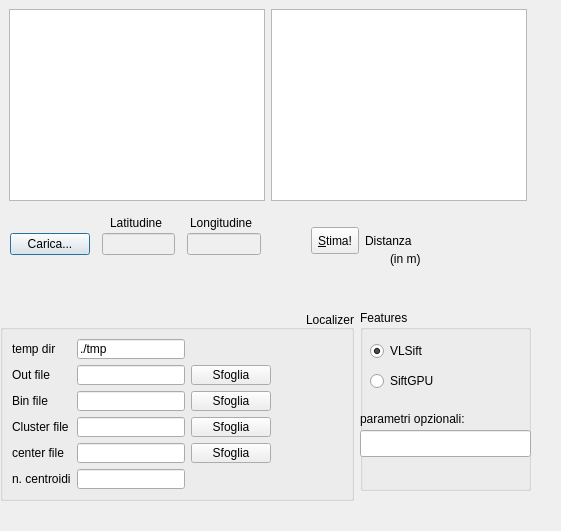
<?xml version="1.0" encoding="UTF-8"?>
<ui version="4.0">
 <class>Dialogo</class>
 <widget class="QDialog" name="Dialogo">
  <property name="geometry">
   <rect>
    <x>0</x>
    <y>0</y>
    <width>561</width>
    <height>531</height>
   </rect>
  </property>
  <property name="windowTitle">
   <string>Sattler For Dummies</string>
  </property>
  <widget class="QWidget" name="horizontalLayoutWidget_2">
   <property name="geometry">
    <rect>
     <x>311</x>
     <y>227</y>
     <width>122</width>
     <height>27</height>
    </rect>
   </property>
   <property name="sizePolicy">
    <sizepolicy hsizetype="Preferred" vsizetype="Preferred">
     <horstretch>0</horstretch>
     <verstretch>0</verstretch>
    </sizepolicy>
   </property>
   <layout class="QHBoxLayout" name="layout_stima">
    <property name="sizeConstraint">
     <enum>QLayout::SetMinimumSize</enum>
    </property>
    <item>
     <widget class="QToolButton" name="stima">
      <property name="sizePolicy">
       <sizepolicy hsizetype="Fixed" vsizetype="Preferred">
        <horstretch>0</horstretch>
        <verstretch>0</verstretch>
       </sizepolicy>
      </property>
      <property name="statusTip">
       <string/>
      </property>
      <property name="accessibleDescription">
       <string/>
      </property>
      <property name="text">
       <string>&amp;Stima!</string>
      </property>
     </widget>
    </item>
    <item>
     <widget class="QLabel" name="distanza_etichetta">
      <property name="sizePolicy">
       <sizepolicy hsizetype="Preferred" vsizetype="Preferred">
        <horstretch>0</horstretch>
        <verstretch>0</verstretch>
       </sizepolicy>
      </property>
      <property name="text">
       <string>Distanza</string>
      </property>
     </widget>
    </item>
   </layout>
  </widget>
  <widget class="QWidget" name="horizontalLayoutWidget_3">
   <property name="geometry">
    <rect>
     <x>10</x>
     <y>230</y>
     <width>251</width>
     <height>29</height>
    </rect>
   </property>
   <layout class="QHBoxLayout" name="horizontalLayout_2">
    <item>
     <widget class="QPushButton" name="carica">
      <property name="text">
       <string>Carica...</string>
      </property>
     </widget>
    </item>
    <item>
     <spacer name="horizontalSpacer">
      <property name="orientation">
       <enum>Qt::Horizontal</enum>
      </property>
      <property name="sizeHint" stdset="0">
       <size>
        <width>40</width>
        <height>20</height>
       </size>
      </property>
     </spacer>
    </item>
    <item>
     <widget class="QLineEdit" name="lat_input">
      <property name="enabled">
       <bool>false</bool>
      </property>
     </widget>
    </item>
    <item>
     <spacer name="horizontalSpacer_2">
      <property name="orientation">
       <enum>Qt::Horizontal</enum>
      </property>
      <property name="sizeHint" stdset="0">
       <size>
        <width>40</width>
        <height>20</height>
       </size>
      </property>
     </spacer>
    </item>
    <item>
     <widget class="QLineEdit" name="lon_input">
      <property name="enabled">
       <bool>false</bool>
      </property>
     </widget>
    </item>
   </layout>
  </widget>
  <widget class="QGraphicsView" name="immagine">
   <property name="geometry">
    <rect>
     <x>9</x>
     <y>9</y>
     <width>256</width>
     <height>192</height>
    </rect>
   </property>
  </widget>
  <widget class="QGroupBox" name="file_groupbox">
   <property name="enabled">
    <bool>true</bool>
   </property>
   <property name="geometry">
    <rect>
     <x>0</x>
     <y>310</y>
     <width>354</width>
     <height>191</height>
    </rect>
   </property>
   <property name="sizePolicy">
    <sizepolicy hsizetype="Expanding" vsizetype="Expanding">
     <horstretch>0</horstretch>
     <verstretch>0</verstretch>
    </sizepolicy>
   </property>
   <property name="contextMenuPolicy">
    <enum>Qt::DefaultContextMenu</enum>
   </property>
   <property name="acceptDrops">
    <bool>false</bool>
   </property>
   <property name="layoutDirection">
    <enum>Qt::LeftToRight</enum>
   </property>
   <property name="autoFillBackground">
    <bool>false</bool>
   </property>
   <property name="inputMethodHints">
    <set>Qt::ImhNone</set>
   </property>
   <property name="title">
    <string>  Localizer</string>
   </property>
   <property name="alignment">
    <set>Qt::AlignBottom|Qt::AlignRight|Qt::AlignTrailing</set>
   </property>
   <property name="flat">
    <bool>false</bool>
   </property>
   <property name="checkable">
    <bool>false</bool>
   </property>
   <layout class="QFormLayout" name="formLayout">
    <item row="0" column="0">
     <layout class="QGridLayout" name="layout_file">
      <property name="sizeConstraint">
       <enum>QLayout::SetNoConstraint</enum>
      </property>
      <item row="3" column="1">
       <widget class="QLineEdit" name="bin_input"/>
      </item>
      <item row="5" column="1">
       <widget class="QLineEdit" name="center_input"/>
      </item>
      <item row="5" column="2">
       <widget class="QPushButton" name="center_tasto">
        <property name="text">
         <string>Sfoglia</string>
        </property>
       </widget>
      </item>
      <item row="2" column="2">
       <widget class="QPushButton" name="out_tasto">
        <property name="text">
         <string>Sfoglia</string>
        </property>
       </widget>
      </item>
      <item row="5" column="0">
       <widget class="QLabel" name="label_4">
        <property name="text">
         <string>center file</string>
        </property>
       </widget>
      </item>
      <item row="4" column="1">
       <widget class="QLineEdit" name="cluster_input"/>
      </item>
      <item row="4" column="0">
       <widget class="QLabel" name="label_3">
        <property name="text">
         <string>Cluster file</string>
        </property>
       </widget>
      </item>
      <item row="3" column="2">
       <widget class="QPushButton" name="bin_tasto">
        <property name="text">
         <string>Sfoglia</string>
        </property>
       </widget>
      </item>
      <item row="4" column="2">
       <widget class="QPushButton" name="cluster_tasto">
        <property name="text">
         <string>Sfoglia</string>
        </property>
       </widget>
      </item>
      <item row="2" column="1">
       <widget class="QLineEdit" name="out_input"/>
      </item>
      <item row="3" column="0">
       <widget class="QLabel" name="label_2">
        <property name="text">
         <string>Bin file</string>
        </property>
       </widget>
      </item>
      <item row="6" column="1">
       <widget class="QLineEdit" name="n_centroidi_input"/>
      </item>
      <item row="2" column="0">
       <widget class="QLabel" name="label">
        <property name="text">
         <string>Out file</string>
        </property>
       </widget>
      </item>
      <item row="6" column="0">
       <widget class="QLabel" name="label_9">
        <property name="text">
         <string>n. centroidi</string>
        </property>
       </widget>
      </item>
      <item row="1" column="1">
       <widget class="QLineEdit" name="tmp_input">
        <property name="text">
         <string>./tmp</string>
        </property>
       </widget>
      </item>
      <item row="1" column="0">
       <widget class="QLabel" name="label_5">
        <property name="text">
         <string>temp dir</string>
        </property>
       </widget>
      </item>
     </layout>
    </item>
    <item row="0" column="1">
     <layout class="QHBoxLayout" name="horizontalLayout_4"/>
    </item>
   </layout>
  </widget>
  <widget class="QGraphicsView" name="mappa">
   <property name="geometry">
    <rect>
     <x>271</x>
     <y>9</y>
     <width>256</width>
     <height>192</height>
    </rect>
   </property>
  </widget>
  <widget class="QLabel" name="distanza_label">
   <property name="geometry">
    <rect>
     <x>440</x>
     <y>230</y>
     <width>67</width>
     <height>17</height>
    </rect>
   </property>
   <property name="text">
    <string/>
   </property>
  </widget>
  <widget class="QLabel" name="label_10">
   <property name="geometry">
    <rect>
     <x>390</x>
     <y>250</y>
     <width>67</width>
     <height>17</height>
    </rect>
   </property>
   <property name="text">
    <string>(in m)</string>
   </property>
  </widget>
  <widget class="QGroupBox" name="features_groupbox">
   <property name="geometry">
    <rect>
     <x>360</x>
     <y>310</y>
     <width>171</width>
     <height>181</height>
    </rect>
   </property>
   <property name="title">
    <string>Features</string>
   </property>
   <widget class="QRadioButton" name="tipo_sift_vlsift">
    <property name="geometry">
     <rect>
      <x>10</x>
      <y>30</y>
      <width>117</width>
      <height>22</height>
     </rect>
    </property>
    <property name="text">
     <string>VLSift</string>
    </property>
    <property name="checked">
     <bool>true</bool>
    </property>
    <attribute name="buttonGroup">
     <string notr="true">tipo_sift</string>
    </attribute>
   </widget>
   <widget class="QRadioButton" name="tipo_sift_siftgpu">
    <property name="geometry">
     <rect>
      <x>10</x>
      <y>60</y>
      <width>117</width>
      <height>22</height>
     </rect>
    </property>
    <property name="text">
     <string>SiftGPU</string>
    </property>
    <attribute name="buttonGroup">
     <string notr="true">tipo_sift</string>
    </attribute>
   </widget>
   <widget class="QLabel" name="label_6">
    <property name="geometry">
     <rect>
      <x>0</x>
      <y>100</y>
      <width>141</width>
      <height>17</height>
     </rect>
    </property>
    <property name="text">
     <string>parametri opzionali:</string>
    </property>
   </widget>
   <widget class="QLineEdit" name="parametri_input">
    <property name="geometry">
     <rect>
      <x>0</x>
      <y>120</y>
      <width>171</width>
      <height>27</height>
     </rect>
    </property>
   </widget>
   <zorder>label_6</zorder>
   <zorder>parametri_input</zorder>
   <zorder>tipo_sift_vlsift</zorder>
   <zorder>tipo_sift_siftgpu</zorder>
   <zorder>tipo_sift_vlsift</zorder>
   <zorder>tipo_sift_siftgpu</zorder>
   <zorder>label_6</zorder>
   <zorder>parametri_input</zorder>
  </widget>
  <widget class="QLabel" name="label_7">
   <property name="geometry">
    <rect>
     <x>110</x>
     <y>210</y>
     <width>71</width>
     <height>20</height>
    </rect>
   </property>
   <property name="text">
    <string>Latitudine</string>
   </property>
   <property name="alignment">
    <set>Qt::AlignBottom|Qt::AlignLeading|Qt::AlignLeft</set>
   </property>
  </widget>
  <widget class="QLabel" name="label_8">
   <property name="geometry">
    <rect>
     <x>190</x>
     <y>210</y>
     <width>81</width>
     <height>20</height>
    </rect>
   </property>
   <property name="text">
    <string>Longitudine</string>
   </property>
   <property name="alignment">
    <set>Qt::AlignBottom|Qt::AlignLeading|Qt::AlignLeft</set>
   </property>
  </widget>
 </widget>
 <resources/>
 <connections/>
 <buttongroups>
  <buttongroup name="tipo_sift"/>
 </buttongroups>
</ui>
